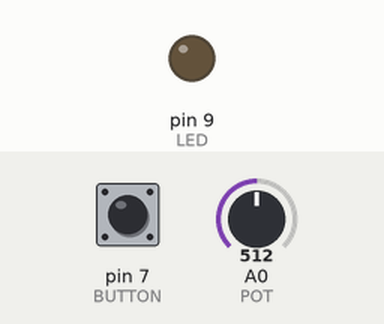
This sketch was run on a simulated Arduino Uno, built with avr-gcc and run on an emulated ATmega328P. On the bench: output pins drawn as LEDs (lit = HIGH). The inputs (shaded band) are chosen by the test bench; at power-on: pin 7 (BUTTON) LOW, A0 (POT) = 512. What the sketch prints to the serial monitor is not drawn.

Above: at 1.2 s.
1.3 s: pin 7 (BUTTON) pulled HIGH for 0.15 s
At 2.6 s:
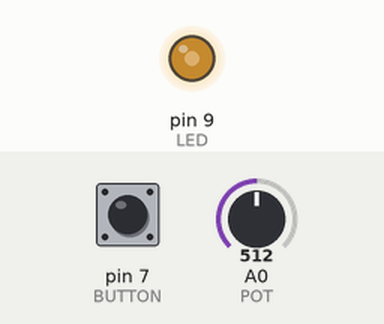
2.9 s: A0 (POT) set to 716
At 4.1 s:
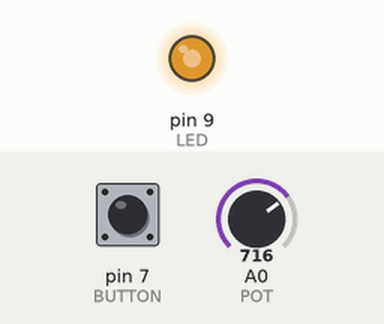
4.4 s: A0 (POT) set to 900
At 5.4 s:
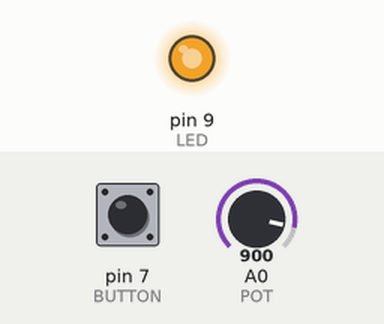
5.9 s: A0 (POT) set to 122
At 6.6 s:
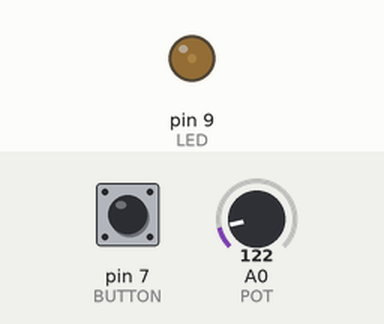
7.4 s: A0 (POT) set to 511
At 7.7 s:
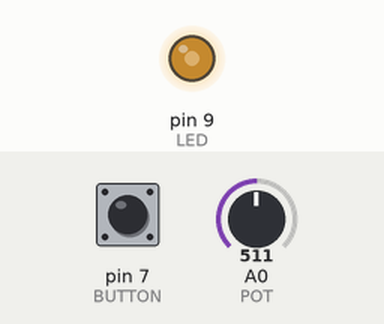
8.9 s: pin 7 (BUTTON) pulled HIGH for 1 s
At 10.8 s:
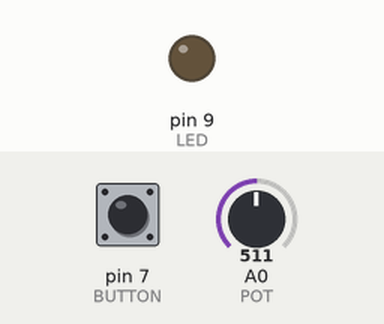
Timing chart, 0 to 12.3 s (numbered marks = the images above; inputs shaded):
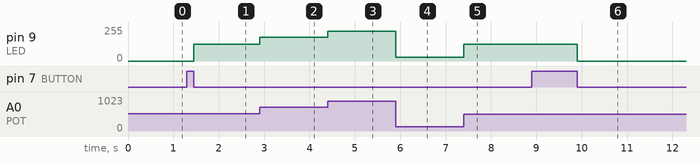

The sketch:

LED_Button_Potentiometer.ino
```cpp
//sketch di eempio per accendere e spegnere un led e regolarne la luminosità
//con un potenziometro da 10k

#define LED 9                // LED collegato al pin digitale 13
#define BUTTON 7              // pin di input dove è collegato il pulsante
#define POT A0
int  val = 0;                 // si userà val per conservare lo stato del pin di input
int  lastVal = LOW;
int changed = 0;
int i = 0;
int o = 0;


void setup() {
  Serial.begin(115200);
  pinMode(POT, INPUT); // pin potenziometro
  pinMode(LED, OUTPUT);       // imposta il pin digitale come output
  pinMode(BUTTON, INPUT);     // imposta il pin digitale come input
  digitalWrite(LED, LOW);
  lastVal = LOW;
  changed = 0;
}

void loop() {
  val = digitalRead(BUTTON);  // legge il valore dell'input e lo conserva
  i = analogRead(POT); // legge il valore analogico del
  o = map(i, 0, 1023, 0, 255);
  if (val == HIGH && lastVal == LOW && changed == 0) {
    changed = 1;


  }
  else if ( val == HIGH && changed == 1 && lastVal == LOW) {
    changed = 0;

  }
  else if (val == LOW && changed == 1) {
    //if (i > 0 && i < 255) {
      analogWrite(LED, o);
    //}
  }
  else if (val == LOW && changed == 0) {
    analogWrite(LED, LOW);
  }
  if (val != lastVal) {
    lastVal = val;
  }
  Serial.println(i);

}
```

Measured:
- after the input at 1.3 s, pin 9 (LED): 0/255 → 127/255 after 0.15 s
- after the input at 2.9 s, pin 9 (LED): 127/255 → 178/255 at once
- after the input at 4.4 s, pin 9 (LED): 178/255 → 224/255 at once
- after the input at 5.9 s, pin 9 (LED): 224/255 → 30/255 at once
- after the input at 7.4 s, pin 9 (LED): 30/255 → 127/255 at once
- after the input at 8.9 s, pin 9 (LED): 127/255 → 0/255 after 1.0 s
